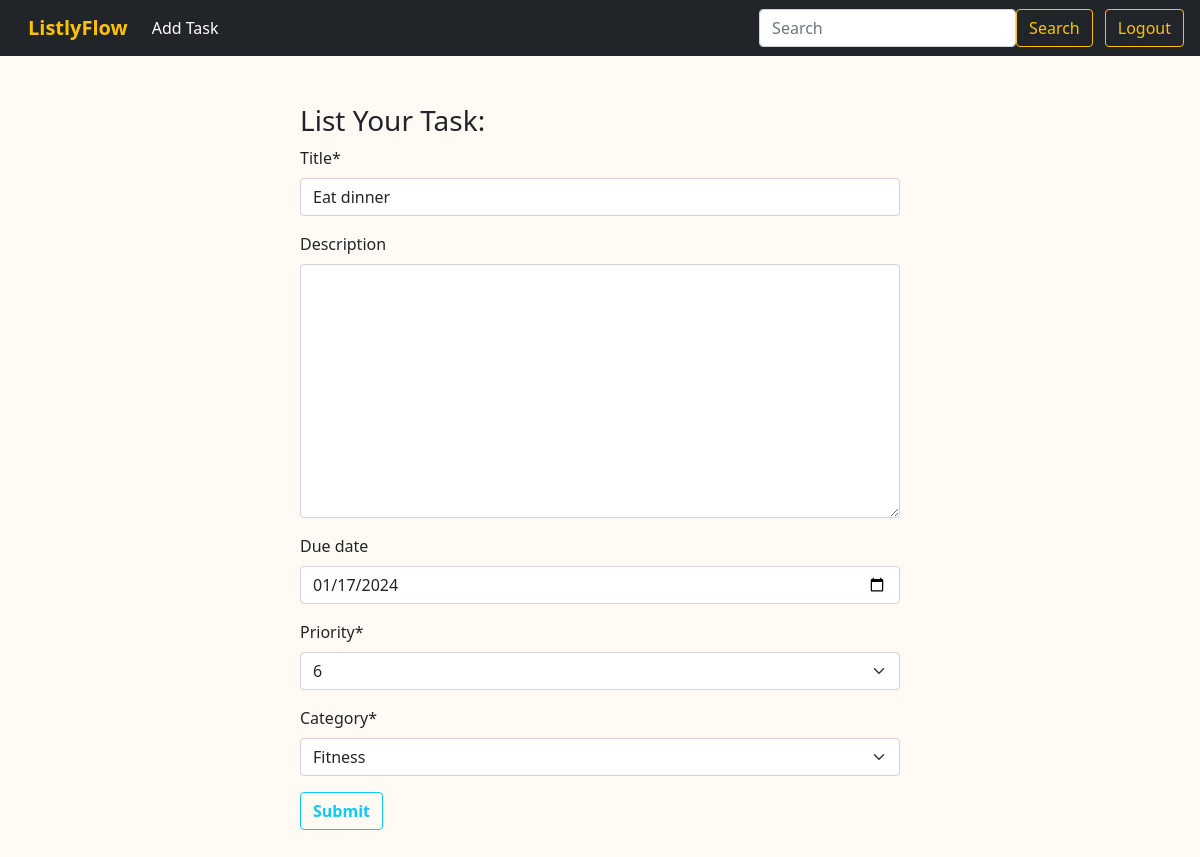
The page /task/edit/5 (signed in) on the database its author committed.
### task/models.py (models this page shows, shortened)
class Task(models.Model):
    title = models.CharField(max_length=250)
    description = models.TextField(blank=True, null=True)
    status = models.BooleanField(default=False)
    due_date = models.DateField(null=True, blank=True)
    priority = models.IntegerField(default=1, choices = [(1,'1'),(2,'2'),(3,'3'),(4,'4'),(5,'5'),(6,'6'),(7,'7'),(8,'8')])
    category = models.ForeignKey(Category, on_delete=models.CASCADE,related_name='tasks')
    user = models.ForeignKey(User, on_delete=models.CASCADE, related_name='tasks')

### task/views.py (the view)
# urls.py: path('edit/<int:id>', views.EditTaskView.as_view(), name='edit-task'),
@method_decorator(login_required, name='dispatch')
class EditTaskView(UpdateView):
    model = models.Task
    form_class = forms.TaskForm
    template_name = 'task.html'
    pk_url_kwarg = 'id'
    success_url = reverse_lazy('home')

### task/forms.py
class TaskForm(forms.ModelForm):
    class Meta:
        model = models.Task
        fields = ['title', 'description', 'due_date', 'priority', 'category']
        widgets = {
            'due_date': forms.DateInput(attrs={'type': 'date'})
        }

### task/models.py (called while the page is built)
    def __str__(self):
        return self.name

### task/templates/task.html (shortened to what this page needs)
{% extends "base.html" %}
{% block content %}
    {% load crispy_forms_tags %}
    <form action="" class="w-50 m-auto my-5" method="POST">
        <h3>List Your Task:</h3>
        {{form | crispy}}
        <button class="btn btn-outline-info fw-bold"> Submit </button>
    </form>
{% endblock content %}

### rows shown on the page
Task: title "Eat dinner", due_date "01/17/2024", priority "6", category "Fitness"
